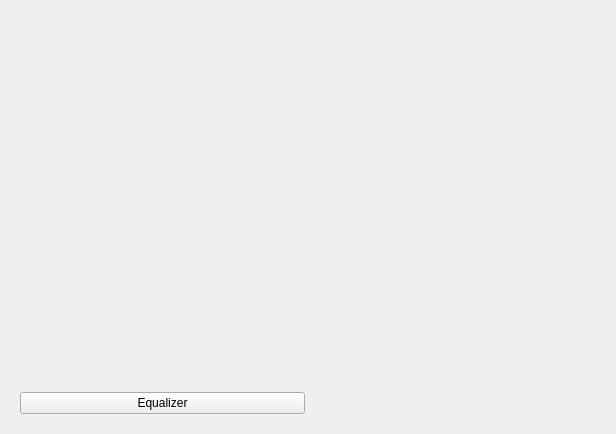
<?xml version="1.0" encoding="UTF-8"?>
<ui version="4.0">
 <class>vlcPlayer</class>
 <widget class="QWidget" name="vlcPlayer">
  <property name="geometry">
   <rect>
    <x>0</x>
    <y>0</y>
    <width>616</width>
    <height>434</height>
   </rect>
  </property>
  <property name="windowTitle">
   <string>Form</string>
  </property>
  <layout class="QVBoxLayout" name="verticalLayout" stretch="1,0,0">
   <item>
    <widget class="VlcWidgetVideo" name="video" native="true"/>
   </item>
   <item>
    <widget class="VlcWidgetSeek" name="seek" native="true">
     <property name="sizePolicy">
      <sizepolicy hsizetype="Preferred" vsizetype="Maximum">
       <horstretch>0</horstretch>
       <verstretch>0</verstretch>
      </sizepolicy>
     </property>
     <property name="minimumSize">
      <size>
       <width>0</width>
       <height>10</height>
      </size>
     </property>
    </widget>
   </item>
   <item>
    <widget class="QWidget" name="widget" native="true">
     <layout class="QHBoxLayout" name="horizontalLayout">
      <item>
       <widget class="QPushButton" name="equalizer">
        <property name="text">
         <string>Equalizer</string>
        </property>
       </widget>
      </item>
      <item>
       <widget class="VlcWidgetVolumeSlider" name="volume" native="true">
        <property name="sizePolicy">
         <sizepolicy hsizetype="Preferred" vsizetype="Maximum">
          <horstretch>0</horstretch>
          <verstretch>0</verstretch>
         </sizepolicy>
        </property>
       </widget>
      </item>
     </layout>
    </widget>
   </item>
  </layout>
  <action name="actionOpenUrl">
   <property name="text">
    <string>Open URL</string>
   </property>
  </action>
  <action name="actionOpenLocal">
   <property name="text">
    <string>Open local file</string>
   </property>
  </action>
  <action name="actionStop">
   <property name="text">
    <string>Stop</string>
   </property>
  </action>
 </widget>
 <customwidgets>
  <customwidget>
   <class>VlcWidgetVideo</class>
   <extends>QWidget</extends>
   <header location="global">VLCQtWidgets/WidgetVideo.h</header>
   <container>1</container>
   <slots>
    <signal>fullscreen()</signal>
    <slot>toggleFullscreen()</slot>
   </slots>
  </customwidget>
  <customwidget>
   <class>VlcWidgetVolumeSlider</class>
   <extends>QWidget</extends>
   <header location="global">VLCQtWidgets/WidgetVolumeSlider.h</header>
   <container>1</container>
   <slots>
    <slot>mute()</slot>
    <slot>volumeUp()</slot>
    <slot>volumeDown()</slot>
   </slots>
  </customwidget>
  <customwidget>
   <class>VlcWidgetSeek</class>
   <extends>QWidget</extends>
   <header location="global">VLCQtWidgets/WidgetSeek.h</header>
   <container>1</container>
  </customwidget>
 </customwidgets>
 <resources/>
 <connections/>
</ui>
